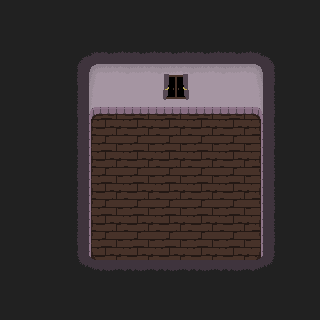

This is a level from a 2D game, rendered from its Tiled map with the project's own tilesets. A one-line summary and the complete map file follow:
An orthogonal 10x10 tile map with 32x32 px tiles, 1 tile layer (Tile Layer 1).

<map version="1.5" tiledversion="1.7.2" orientation="orthogonal" renderorder="right-down" width="10" height="10" tilewidth="32" tileheight="32" infinite="0" nextlayerid="2" nextobjectid="1">
 <tileset firstgid="1" source="mansion.tsx" />
 <layer id="1" name="Tile Layer 1" width="10" height="10">
  <data encoding="csv">
1,1,1,1,1,1,1,1,1,1,
1,1,2,3,3,3,3,3,5,1,
1,1,12,13,13,14,13,13,15,1,
1,1,22,23,23,24,23,23,25,1,
1,1,32,33,33,33,33,33,35,1,
1,1,32,33,33,33,33,33,35,1,
1,1,32,33,33,33,33,33,35,1,
1,1,32,33,33,33,33,33,35,1,
1,1,42,43,43,43,43,43,45,1,
1,1,1,1,1,1,1,1,1,1
</data>
 </layer>
</map>
